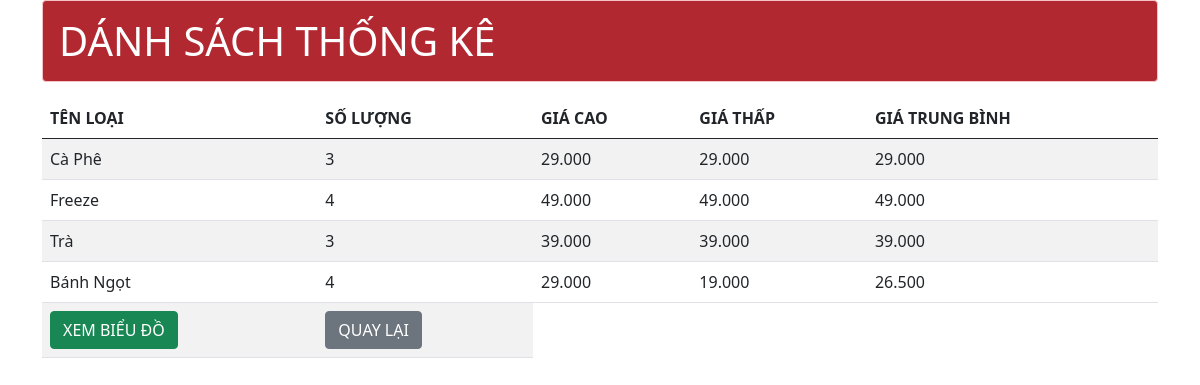
/admin/thong_ke/list.php, run on the app's committed database.
### tables this page shows
CREATE TABLE `loai_hang` (
  `ma_loai` int(11) NOT NULL,
  `ten_loai` varchar(255) NOT NULL,
  `mo_ta` varchar(255) NOT NULL
);

### admin/db/function.php (called while the page is built, shortened)
<?php
function pdo_get_connection(){
    $dburl = "mysql:host=localhost;dbname=db_du_an;charset=utf8";
    $username = 'root';
    $password = '';
    $conn = new PDO($dburl, $username, $password);
    $conn->setAttribute(PDO::ATTR_ERRMODE, PDO::ERRMODE_EXCEPTION);
    return $conn;
}
function pdo_query($sql){
    $sql_args = array_slice(func_get_args(), 1);
    try{
    $conn = pdo_get_connection();
    $stmt = $conn->prepare($sql);
    $stmt->execute($sql_args);
    $rows = $stmt->fetchAll();
    return $rows;
    }
    catch(PDOException $e){
    throw $e;
    }
    finally{
    unset($conn);
    }
}
?>

### admin/thong_ke/list.php (the view, shortened to what this page needs)
<?php
require_once "./../db/function.php";
$sql = "SELECT loai_hang. ma_loai, loai_hang . ten_loai, COUNT(hang_hoa . so_luong) AS sl, MAX(gia) AS gia_cao, MIN(gia) AS gia_thap, AVG(gia) AS gia_tb
FROM hang_hoa INNER JOIN loai_hang ON loai_hang . ma_loai = hang_hoa . ma_loai GROUP BY loai_hang. ma_loai, loai_hang . ten_loai";
$getdata = pdo_query($sql);
?>
<!DOCTYPE html>
<html lang="en">
<head>
    <link href="https://cdn.jsdelivr.net/npm/bootstrap@5.0.1/dist/css/bootstrap.min.css" rel="stylesheet">
</head>
<body>
    <div class="container">
        <h1 class="alert alert-danger" style="color:#fff; background-color:#b22830;">DÁNH SÁCH THỐNG KÊ</h1>
        <table class="table table-striped table-hover">
                    <thead>
                        <tr>
                            <th>TÊN LOẠI</th>
                            <th>SỐ LƯỢNG</th>
                            <th>GIÁ CAO</th>
                            <th>GIÁ THẤP</th>
                            <th>GIÁ TRUNG BÌNH</th>
                        </tr>
                    </thead>
                    <tbody>
                        <?php foreach ($getdata as $key => $value) : ?>
                            <tr>
                                <td><?php echo $value['ten_loai'] ?></td>
                                <td><?php echo $value['sl'] ?></td>
                                <td><?php echo number_format($value['gia_cao'],0,',','.') ?></td>
                                <td><?php echo number_format($value['gia_thap'],0,',','.') ?></td>
                                <td><?php echo number_format($value['gia_tb'],0,',','.') ?></td>
                            </tr>
                        <?php endforeach; ?>
                            <th><a href="\du_an_mau\admin\thong_ke\thong_ke.php" class="btn btn-success">XEM BIỂU ĐỒ</a></th>
                            <th><a href="\du_an_mau\admin\db\quan_tri.php" class="btn btn-secondary">QUAY LẠI</a></th>
                    </tbody>
        </table>
        </div>
</body>
</html>

### data on the page
loai_hang: ten_loai "Cà Phê", sl "3", gia_cao "29.000", gia_thap "29.000", gia_tb "29.000"
loai_hang: ten_loai "Freeze", sl "4", gia_cao "49.000", gia_thap "49.000", gia_tb "49.000"
loai_hang: ten_loai "Trà", sl "3", gia_cao "39.000", gia_thap "39.000", gia_tb "39.000"
loai_hang: ten_loai "Bánh Ngọt", sl "4", gia_cao "29.000", gia_thap "19.000", gia_tb "26.500"
